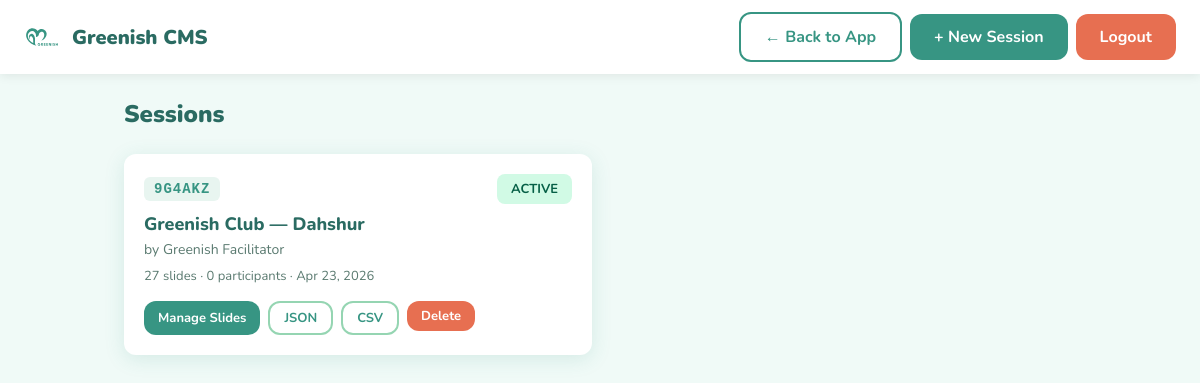
The app's page /session/cms/ (signed in) with its own data.
### session/models.py (models this page shows, shortened)
class Session(models.Model):
    STATUS_CHOICES = [
        ('waiting', 'Waiting'),
        ('active', 'Active'),
        ('ended', 'Ended'),
    ]
    code = models.CharField(max_length=6, unique=True, default=generate_session_code)
    title = models.CharField(max_length=255)
    facilitator_name = models.CharField(max_length=100, blank=True, default='')
    facilitator_password = models.CharField(max_length=128, blank=True, default='')
    status = models.CharField(max_length=10, choices=STATUS_CHOICES, default='waiting')
    current_slide_index = models.PositiveIntegerField(default=0)
    activity_active = models.BooleanField(default=False)
    show_answers_at = models.DateTimeField(null=True, blank=True)
    created_at = models.DateTimeField(auto_now_add=True)

### session/cms_views.py (the view)
# urls.py: path('cms/', cms_views.cms_sessions, name='cms_sessions'),
@never_cache
@staff_member_required(login_url='/session/cms/login/')
def cms_sessions(request):
    sessions = Session.objects.all().order_by('-created_at')
    owned_code = request.session.get('owned_session')
    if owned_code:
        try:
            Session.objects.get(code=owned_code)
        except Session.DoesNotExist:
            owned_code = None
    return render(request, 'session/cms/sessions.html', {'sessions': sessions, 'owned_session': owned_code})

### session/templates/session/cms/sessions.html (shortened to what this page needs)
<!DOCTYPE html>
<html lang="en">
<head>
    <link rel="stylesheet" href="/static/css/session.css?v=6">
    <link rel="stylesheet" href="/static/css/cms.css?v=6">
</head>
<body class="cms-page">
    <header class="cms-header">
        <div class="cms-header-left">
            <img src="/static/img/logo.svg?v=6" alt="Greenish" class="cms-logo">
            <h1>Greenish CMS</h1>
        </div>
        <div class="cms-header-right">
            <a href="/session/" class="btn btn-secondary">← Back to App</a>
            <a href="/session/create/" class="btn btn-primary">+ New Session</a>
            <a href="{% url 'cms_logout' %}" class="btn btn-danger">Logout</a>
        </div>
    </header>
    <main class="cms-main">
        <div class="cms-section-header">
            <h2>Sessions</h2>
        </div>
        {% if sessions %}
        <div class="cms-sessions-grid">
            {% for session in sessions %}
            <div class="cms-session-card">
                <div class="session-card-header">
                    <span class="session-code">{{ session.code }}</span>
                    <span class="session-status status-{{ session.status }}">{{ session.get_status_display }}</span>
                </div>
                <h3 class="session-card-title">{{ session.title }}</h3>
                <p class="session-card-facilitator">by {{ session.facilitator_name }}</p>
                <p class="session-card-meta">
                    {{ session.slides.count }} slides &middot;
                    {{ session.participants.count }} participants &middot;
                    {{ session.created_at|date:"M d, Y" }}
                </p>
                <div class="session-card-actions">
                    <a href="{% url 'cms_slides' code=session.code %}" class="btn btn-primary btn-small">Manage Slides</a>
                    <a href="{% url 'cms_export' code=session.code %}" class="btn btn-outline btn-small">JSON</a>
                    <a href="{% url 'cms_export_csv' code=session.code %}" class="btn btn-outline btn-small">CSV</a>
                    <form method="post" action="{% url 'cms_delete_session' code=session.code %}" style="display:inline;" onsubmit="return confirm('Delete session {{ session.code }}? This cannot be undone.');">
                        <button type="submit" class="btn btn-danger btn-small">Delete</button>
                    </form>
                </div>
            </div>
            {% endfor %}
        </div>
        {% endif %}
    </main>
</body>
</html>

### static/css/session.css (style rules this page uses)
:root { --primary: #379583; --primary-dark: #2A6B62; --primary-light: #52B788; --primary-pale: #95D5B2; --primary-tint: #E8F5F0; --bg: #F0FAF7; --text-dark: #1B3A2F; --text-muted: #5A7A70; --alert: #E76F51; --accent: #52B788; --white: #FFFFFF; --shadow: 0 4px 20px rgba(55, 149, 131, 0.15); --shadow-lg: 0 8px 40px rgba(55, 149, 131, 0.2); --radius: 12px; --radius-lg: 20px; --transition: all 0.3s cubic-bezier(0.4, 0, 0.2, 1); --glass-bg: rgba(255, 255, 255, 0.72); --glass-border: rgba(255, 255, 255, 0.3); --nature-1: #1a4731; --nature-2: #245a3d; --nature-3: #379583; --nature-4: #52B788; --nature-5: #95D5B2; --coral: #E76F51; --gold: #F4A261; --ocean: #2196F3; }
* { margin: 0; padding: 0; box-sizing: border-box; }
html, body { font-family: 'Nunito', sans-serif; background: var(--bg); color: var(--text-dark); min-height: 100vh; overflow-x: hidden; overflow-y: auto; -webkit-overflow-scrolling: touch; }
.btn { display: inline-flex; align-items: center; justify-content: center; gap: 8px; padding: 12px 24px; border: none; border-radius: var(--radius); font-family: 'Nunito', sans-serif; font-weight: 700; font-size: 16px; cursor: pointer; transition: var(--transition); text-decoration: none; }
.btn-primary { background: var(--primary); color: var(--white); }
.btn-secondary { background: var(--white); color: var(--primary); border: 2px solid var(--primary); }
.btn-danger { background: var(--alert); color: var(--white); }
.btn-outline { background: transparent; color: var(--primary); border: 2px solid var(--primary-pale); }
.btn-small { padding: 6px 14px; font-size: 13px; }
.session-code { background: var(--primary-tint); color: var(--primary-dark); padding: 6px 14px; border-radius: 8px; font-weight: 700; font-size: 14px; letter-spacing: 1px; }
.session-status { padding: 6px 14px; border-radius: 8px; font-weight: 700; font-size: 13px; text-transform: uppercase; }
.status-active { background: #D1FAE5; color: #065F46; }

### static/css/cms.css (style rules this page uses)
.cms-page { min-height: 100vh; background: var(--bg); }
.cms-header { background: var(--white); padding: 12px 24px; display: flex; align-items: center; justify-content: space-between; box-shadow: 0 2px 10px rgba(0,0,0,0.08); z-index: 10; position: sticky; top: 0; }
.cms-header-left { display: flex; align-items: center; gap: 12px; }
.cms-header-right { display: flex; align-items: center; gap: 8px; }
.cms-logo { width: 36px; height: 36px; }
.cms-header h1 { font-size: 20px; font-weight: 900; color: var(--primary-dark); }
.cms-main { max-width: 1000px; margin: 0 auto; padding: 24px; }
.cms-section-header { display: flex; align-items: center; justify-content: space-between; margin-bottom: 24px; }
.cms-section-header h2 { font-size: 24px; font-weight: 900; color: var(--primary-dark); }
.btn-small { padding: 6px 14px; font-size: 13px; }
.cms-sessions-grid { display: grid; grid-template-columns: repeat(auto-fill, minmax(320px, 1fr)); gap: 16px; }
.cms-session-card { background: var(--white); border-radius: var(--radius); padding: 20px; box-shadow: var(--shadow); transition: var(--transition); }
.session-card-header { display: flex; align-items: center; justify-content: space-between; margin-bottom: 8px; }
.session-card-title { font-size: 18px; font-weight: 800; color: var(--primary-dark); margin-bottom: 4px; }
.session-card-facilitator { font-size: 14px; color: var(--text-muted); margin-bottom: 8px; }
.session-card-meta { font-size: 13px; color: var(--text-muted); margin-bottom: 16px; }
.session-card-actions { display: flex; gap: 8px; flex-wrap: wrap; }
.session-code { font-family: monospace; font-size: 14px; font-weight: 700; color: var(--primary); background: var(--primary-tint); padding: 4px 10px; border-radius: 6px; letter-spacing: 1px; }

### records on screen
Session: code "9G4AKZ", status "ACTIVE", title "Greenish Club — Dahshur", facilitator_name "Greenish Facilitator", slides.count "27", participants.count "0", created_at "Apr 23, 2026"
